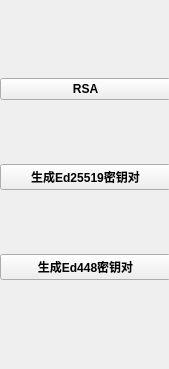
    <widget class="QWidget" name="page_2">
     <property name="geometry">
      <rect>
       <x>0</x>
       <y>0</y>
       <width>169</width>
       <height>369</height>
      </rect>
     </property>
     <attribute name="label">
      <string>非对称加密相关</string>
     </attribute>
     <widget class="QWidget" name="verticalLayoutWidget_2">
      <property name="geometry">
       <rect>
        <x>0</x>
        <y>20</y>
        <width>171</width>
        <height>321</height>
       </rect>
      </property>
      <property name="font">
       <font>
        <weight>75</weight>
        <bold>true</bold>
       </font>
      </property>
      <layout class="QVBoxLayout" name="verticalLayout_2">
       <item>
        <widget class="QPushButton" name="pushButton_5">
         <property name="font">
          <font>
           <weight>75</weight>
           <bold>true</bold>
          </font>
         </property>
         <property name="text">
          <string>RSA</string>
         </property>
        </widget>
       </item>
       <item>
        <widget class="QPushButton" name="pushButton_6">
         <property name="font">
          <font>
           <weight>75</weight>
           <bold>true</bold>
          </font>
         </property>
         <property name="text">
          <string>生成Ed25519密钥对</string>
         </property>
        </widget>
       </item>
       <item>
        <widget class="QPushButton" name="pushButton_7">
         <property name="font">
          <font>
           <weight>75</weight>
           <bold>true</bold>
          </font>
         </property>
         <property name="text">
          <string>生成Ed448密钥对</string>
         </property>
        </widget>
       </item>
      </layout>
     </widget>
    </widget>
